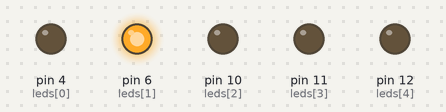
A sketch run on a simulated Arduino Uno, built with avr-gcc and run on an emulated ATmega328P. Shown: output pins drawn as LEDs (lit = HIGH).

Above: at 0.15 s.
At 1.65 s:
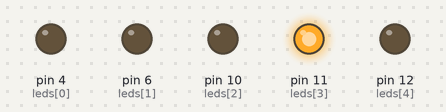
At 3.3 s:
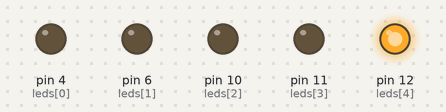
At 4.65 s:
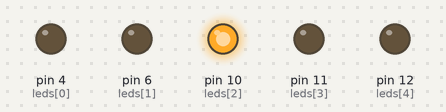
Timing chart, 0 to 5.0 s (numbered marks = the images above):
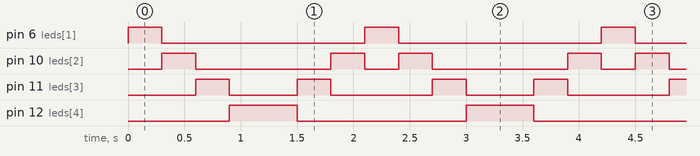

The sketch:

fiveLEDsArray.ino
```cpp
int leds[] = {4,6,10,11,12};

void setup() {
  // initialize the digital pin as an output.

  for(int i = 0;i<5;i++)
  {
    pinMode(leds[i], OUTPUT);
  }
}

// the loop routine runs over and over again forever:
void loop() {

  for(int i = 1;i<5;i++)
  {
    digitalWrite(leds[i], HIGH);
    delay(300);
    digitalWrite(leds[i], LOW);
  }

  for(int i = 4;i>1;i--)
  {
    digitalWrite(leds[i], HIGH);
    delay(300);
    digitalWrite(leds[i], LOW);
  }
}
```

Measured:
- by itself, pin 6 (leds[1]): alternates HIGH for 0.30 s and LOW for 1.8 s
- by itself, pin 10 (leds[2]): repeats every 2.1 s: LOW 1.2 s, HIGH 0.30 s, LOW 0.30 s, HIGH 0.30 s
- by itself, pin 11 (leds[3]): repeats every 2.1 s: LOW 0.60 s, HIGH 0.30 s, LOW 0.90 s, HIGH 0.30 s
- by itself, pin 12 (leds[4]): alternates HIGH for 0.60 s and LOW for 1.5 s
